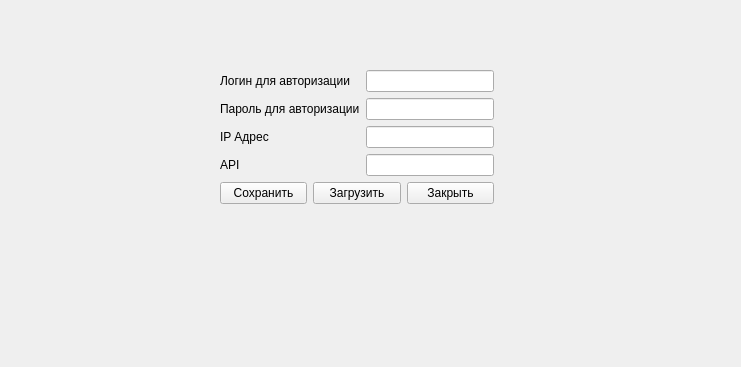
<?xml version="1.0" encoding="UTF-8"?>
<ui version="4.0">
 <class>Form</class>
 <widget class="QWidget" name="Form">
  <property name="geometry">
   <rect>
    <x>0</x>
    <y>0</y>
    <width>741</width>
    <height>367</height>
   </rect>
  </property>
  <property name="windowTitle">
   <string>Form</string>
  </property>
  <widget class="QWidget" name="layoutWidget">
   <property name="geometry">
    <rect>
     <x>220</x>
     <y>70</y>
     <width>274</width>
     <height>135</height>
    </rect>
   </property>
   <layout class="QGridLayout" name="gridLayout">
    <item row="0" column="0">
     <layout class="QHBoxLayout" name="horizontalLayout_2">
      <item>
       <layout class="QVBoxLayout" name="verticalLayout">
        <item>
         <widget class="QLabel" name="label">
          <property name="text">
           <string>Логин для авторизации</string>
          </property>
         </widget>
        </item>
        <item>
         <widget class="QLabel" name="label_2">
          <property name="text">
           <string>Пароль для авторизации</string>
          </property>
         </widget>
        </item>
        <item>
         <widget class="QLabel" name="label_3">
          <property name="text">
           <string>IP Адрес</string>
          </property>
         </widget>
        </item>
        <item>
         <widget class="QLabel" name="label_4">
          <property name="text">
           <string>API</string>
          </property>
         </widget>
        </item>
       </layout>
      </item>
      <item>
       <layout class="QVBoxLayout" name="verticalLayout_2">
        <item>
         <widget class="QLineEdit" name="login"/>
        </item>
        <item>
         <widget class="QLineEdit" name="password"/>
        </item>
        <item>
         <widget class="QLineEdit" name="ip"/>
        </item>
        <item>
         <widget class="QLineEdit" name="api"/>
        </item>
       </layout>
      </item>
     </layout>
    </item>
    <item row="1" column="0">
     <layout class="QHBoxLayout" name="horizontalLayout">
      <item>
       <widget class="QPushButton" name="save">
        <property name="text">
         <string>Сохранить</string>
        </property>
       </widget>
      </item>
      <item>
       <widget class="QPushButton" name="load">
        <property name="text">
         <string>Загрузить</string>
        </property>
       </widget>
      </item>
      <item>
       <widget class="QPushButton" name="exit">
        <property name="text">
         <string>Закрыть</string>
        </property>
       </widget>
      </item>
     </layout>
    </item>
   </layout>
  </widget>
 </widget>
 <resources/>
 <connections/>
</ui>
